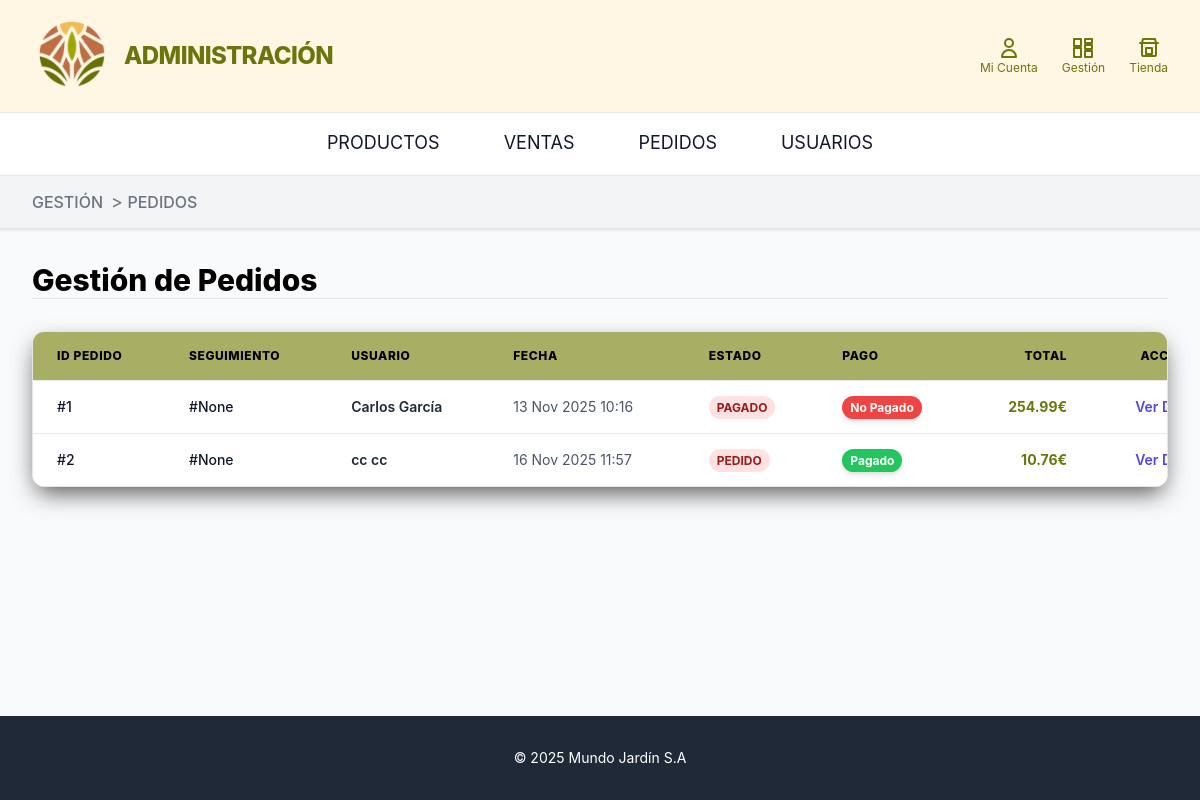
The app's page /pedidos/lista/ (signed in) with its own data.
### home/models.py (models this page shows, shortened)
class Pedido(models.Model):
    usuario_cliente = models.ForeignKey('UsuarioCliente', on_delete=models.SET_NULL,  blank=True, null=True)
    fecha_creacion = models.DateTimeField(auto_now_add=True)
    estado = models.CharField(max_length=20, choices=EstadoPedido.choices, default=EstadoPedido.PEDIDO)
    subtotal_importe = models.DecimalField(max_digits=10, decimal_places=2, default=0.00)
    coste_entrega = models.DecimalField(max_digits=10, decimal_places=2, default=0.00)
    total_importe = models.DecimalField(max_digits=10, decimal_places=2, default=0.00)
    metodo_pago = models.CharField(max_length=20, choices=TipoPago.choices, default=TipoPago.PASARELA_PAGO)
    tipo_envio = models.CharField(max_length=20, choices=TipoEnvio.choices, default=TipoEnvio.RECOGIDA_TIENDA)
    direccion_envio = models.CharField(max_length=255, blank=True, null=True)
    correo_electronico = models.EmailField()
    telefono = models.CharField(max_length=15, blank=True)
    pago = models.BooleanField(default=False)
    tracking_id = models.CharField(max_length=50, unique=True, blank = True, null = True, verbose_name="ID de seguimiento")
    MINIMO_ENVIO_GRATUITO = Decimal('50.00')
    COSTO_ESTANDAR_ENVIO = Decimal('5.00')

class UsuarioCliente(models.Model):
    usuario = models.OneToOneField(Usuario, on_delete=models.CASCADE)
    tipo_pago= models.CharField(max_length=20, choices=TipoPago.choices, default=TipoPago.PASARELA_PAGO)
    telefono = models.CharField(max_length=15, blank=True, null=True)
    direccion_envio = models.CharField(max_length=255, blank=True)
    tipo_envio= models.CharField(max_length=20, choices=TipoEnvio.choices, default=TipoEnvio.RECOGIDA_TIENDA)
    last_login = models.DateTimeField(null=True, blank=True)

class Usuario(AbstractBaseUser, PermissionsMixin):
    nombre = models.CharField(max_length=200)
    apellidos = models.CharField(max_length=200)
    corre_electronico = models.EmailField(max_length=200, unique=True)
    password = models.CharField(max_length=128)
    objects = UsuarioManager()
    last_login = models.DateTimeField(null=True, blank=True)
    USERNAME_FIELD = 'corre_electronico'
    REQUIRED_FIELDS = ['nombre', 'apellidos']
    is_active = models.BooleanField(default=True)
    is_staff = models.BooleanField(default=False)
    is_superuser = models.BooleanField(default=False)
    def get_full_name(self):
        return f"{self.nombre} {self.apellidos}"

### pedidos_admin/views.py (the view)
# urls.py: path('lista/', views.lista_pedidos, name='lista_pedidos'),
def lista_pedidos(request):
    if not request.user.is_authenticated or not request.user.is_staff:
        return redirect('home')
    pedidos = Pedido.objects.all().order_by('fecha_creacion')
    context = {'pedidos': pedidos}
    return render(request, 'lista_pedidos.html', context)

### home/context_processors.py (called while the page is built)
def productos_en_cesta(request):
    total_items = 0
    if request.user.is_authenticated:
        try:
            cesta = CestaCompra.objects.get(usuario_cliente__usuario=request.user)
        except CestaCompra.DoesNotExist:
            cesta = None
    else:
        session_id = request.session.get("cesta_id")
        cesta = CestaCompra.objects.filter(session_id=session_id).first() if session_id else None
    if cesta:
        total_items = sum(item.cantidad for item in cesta.items.all())
    return {'total_items_cesta': total_items}

### pedidos_admin/templates/lista_pedidos.html (shortened to what this page needs)
{% extends 'base_admin.html' %}
{% load static %}
{% block breadcrumbs %}
    <li>
        <span class="text-lg text-gray-500">></span>
        <span class="text- font-medium text-gray-500 hover:text-[#bf7149]">
            PEDIDOS
        </span>
    </li>
{% endblock breadcrumbs %}
{% block content %}
<h1 class="text-3xl font-extrabold text-black mb-4 md:mb-0">Gestión de Pedidos</h1>
<hr class="mb-8">
<div class="bg-white sombra-negra rounded-xl overflow-hidden border border-gray-200">
    {% if pedidos %}
    <div class="overflow-x-auto">
        <table class="min-w-[1200px] w-full divide-y divide-gray-200">
            <thead class="bg-[#a8ae63]">
                <tr>
                    <th scope="col" class="px-6 py-4 text-left text-xs font-extrabold text-black uppercase tracking-wider">
                        ID Pedido
                    </th>
                    <th scope="col" class="px-6 py-4 text-left text-xs font-extrabold text-black uppercase tracking-wider">
                        Seguimiento
                    </th>
                    <th scope="col" class="px-6 py-4 text-left text-xs font-extrabold text-black uppercase tracking-wider">
                        Usuario
                    </th>
                    <th scope="col" class="px-6 py-4 text-left text-xs font-extrabold text-black uppercase tracking-wider">
                        Fecha
                    </th>
                    <th scope="col" class="px-6 py-4 text-left text-xs font-extrabold text-black uppercase tracking-wider">
                        Estado
                    </th>
                    <th scope="col" class="px-6 py-4 text-left text-xs font-extrabold text-black uppercase tracking-wider">
                        Pago
                    </th>
                    <th scope="col" class="px-6 py-4 text-right text-xs font-extrabold text-black uppercase tracking-wider">
                        Total
                    </th>
                    <th scope="col" class="px-6 py-4 text-right text-xs font-extrabold text-black uppercase tracking-wider">
                        Acciones
                    </th>
                </tr>
            </thead>
            <tbody class="bg-white divide-y divide-gray-200">
                {% for pedido in pedidos %}
                <tr data-pedido-id="{{ pedido.pk }}" class="hover:bg-yellow-50 transition duration-150">
                    <td class="px-6 py-4 whitespace-nowrap text-sm font-medium text-gray-900">
                        #{{ pedido.pk }}
                    </td>
                    <td class="px-6 py-4 whitespace-nowrap text-sm font-medium text-gray-900">
                        #{{ pedido.tracking_id }}
                    </td>
                    <td class="px-6 py-4 whitespace-nowrap text-sm text-gray-800">
                        <span class="font-semibold">
                            {% if pedido.usuario_cliente and pedido.usuario_cliente.usuario %}
                                {{ pedido.usuario_cliente.usuario.get_full_name }}
                            {% else %}
                                {{ pedido.correo_electronico|default:"Usuario anónimo" }} <span class="text-gray-500 italic">(Invitado)</span>
                            {% endif %}
                        </span>
                    </td>
                    <td class="px-6 py-4 whitespace-nowrap text-sm text-gray-600">
                        {{ pedido.fecha_creacion|date:"d M Y H:i" }}
                    </td>
                    <td class="px-6 py-4 whitespace-nowrap text-sm font-bold">
                        {% if pedido.estado == 'Pendiente' %}
                            <span class="px-2 py-1 text-xs rounded-full bg-yellow-100 text-yellow-800">
                                {{ pedido.estado }}
                            </span>
                        {% elif pedido.estado == 'Enviado' %}
                            <span class="px-2 py-1 text-xs rounded-full bg-blue-100 text-blue-800">
                                {{ pedido.estado }}
                            </span>
                        {% elif pedido.estado == 'Completado' %}
                            <span class="px-2 py-1 text-xs rounded-full bg-green-100 text-green-800">
                                {{ pedido.estado }}
                            </span>
                        {% else %}
                            <span class="px-2 py-1 text-xs rounded-full bg-red-100 text-red-800">
                                {{ pedido.estado }}
                            </span>
                        {% endif %}
                    </td>
                    <td class="px-6 py-4 whitespace-nowrap text-sm font-bold">
                        {% if pedido.pago %}
                            <span class="px-2 py-1 text-xs rounded-full bg-green-500 text-white shadow-md">
                                Pagado
                            </span>
                        {% else %}
                            <span class="px-2 py-1 text-xs rounded-full bg-red-500 text-white shadow-md">
                                No Pagado
                            </span>
                        {% endif %}
                    </td>
                    <td class="px-6 py-4 whitespace-nowrap text-right text-sm font-bold text-[#6a760c]">
                        {{ pedido.total_importe|default:0.00|floatformat:2 }}€
                    </td>
                    <td class="px-6 py-4 whitespace-nowrap text-right text-sm font-medium">
                        <a href="{% url 'detalle_pedido' pk=pedido.pk %}"
                            class="text-indigo-600 hover:text-indigo-900 transition font-semibold">
                            Ver Detalle
                        </a>
                    </td>
                </tr>
                {% endfor %}
            </tbody>
        </table>
    </div>
    {% else %}
    <div class="p-8 text-center">
        <p class="text-gray-500 text-lg">No hay pedidos registrados.</p>
        <p class="text-gray-500">¡Espera a que los clientes realicen sus compras!</p>
    </div>
    {% endif %}
</div>
{% endblock content %}

### home/templates/base_admin.html (style rules this page uses)
body { font-family: 'Inter', sans-serif; }

### pedidos_admin/templates/lista_pedidos.html (style rules this page uses)
.sombra-negra { box-shadow: 0px 10px 25px -5px rgba(0, 0, 0, 0.7); }

### records on screen
Pedido: pk "1", tracking_id "None", usuario_cliente.usuario.get_full_name "Carlos García", fecha_creacion "13 Nov 2025 10:16", estado "PAGADO", pago "No Pagado", total_importe "254.99"
Pedido: pk "2", tracking_id "None", usuario_cliente.usuario.get_full_name "cc cc", fecha_creacion "16 Nov 2025 11:57", estado "PEDIDO", pago "Pagado", total_importe "10.76"
